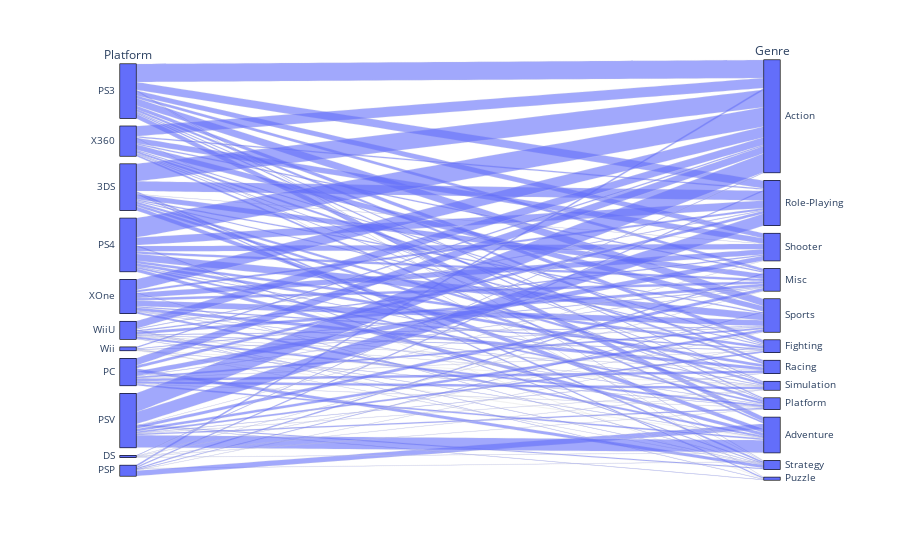

The notebook cell this image was saved under:
### Code cell
import pandas as pd
vg_data=pd.read_csv(r"./Data/vgsales.csv")
vg_data
# Determining the data description
vg_data.head()
# Parallel Categories Diagram
fig=px.parallel_categories(vg_data.query("Year>=2013"), dimensions=['Platform','Genre'])
fig.show()
fig.write_html("RayHelper.html")

### Figure 1 — Plotly figure (JSON) as saved in the notebook; plotly's stock layout.template omitted (floating-point values rounded to 4 significant figures; data arrays with more than 128 entries replaced by an {"elided": "..."} marker saying what was removed)
{"data": [{"dimensions": [{"label": "Platform", "values": {"elided": "2090 str values"}}, {"label": "Genre", "values": {"elided": "2090 str values"}}], "domain": {"x": [0, 1], "y": [0, 1]}, "name": "", "type": "parcats"}], "layout": {"legend": {"tracegroupgap": 0}, "margin": {"t": 60}}}
